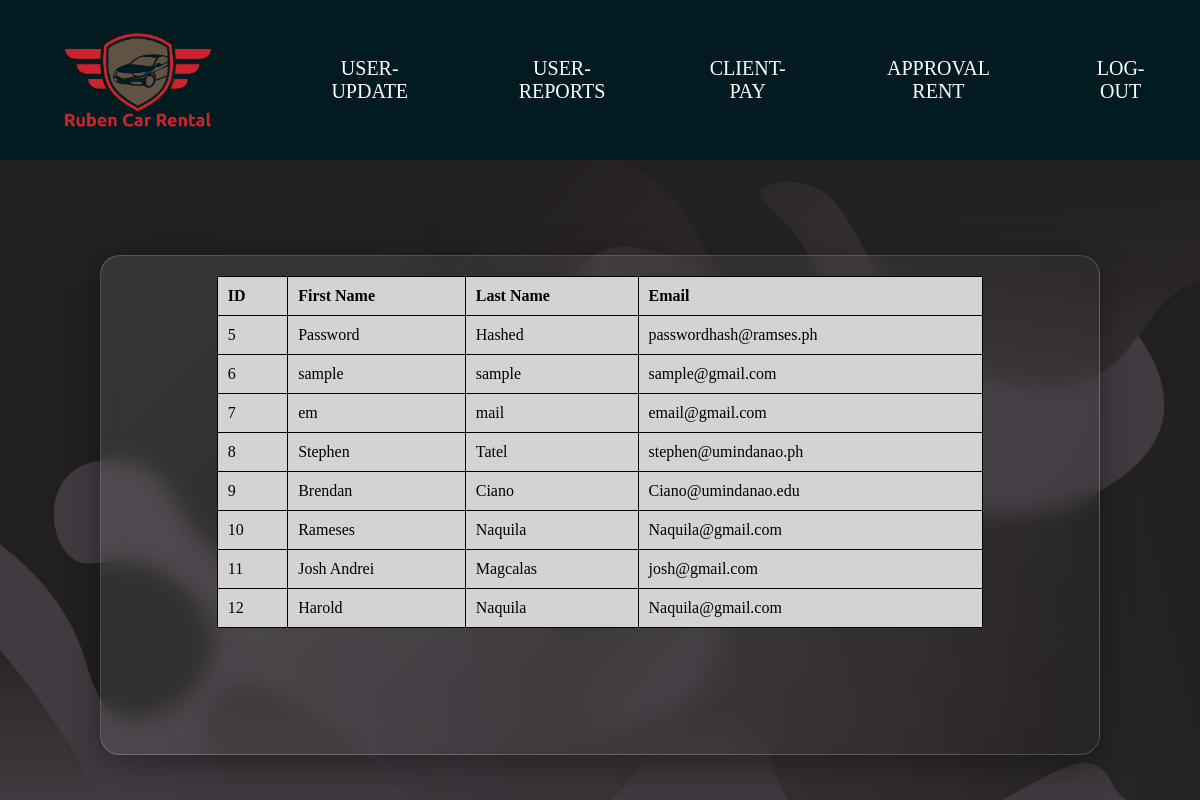
The app's page /ADMIN/Admin-user-update.php, older data.
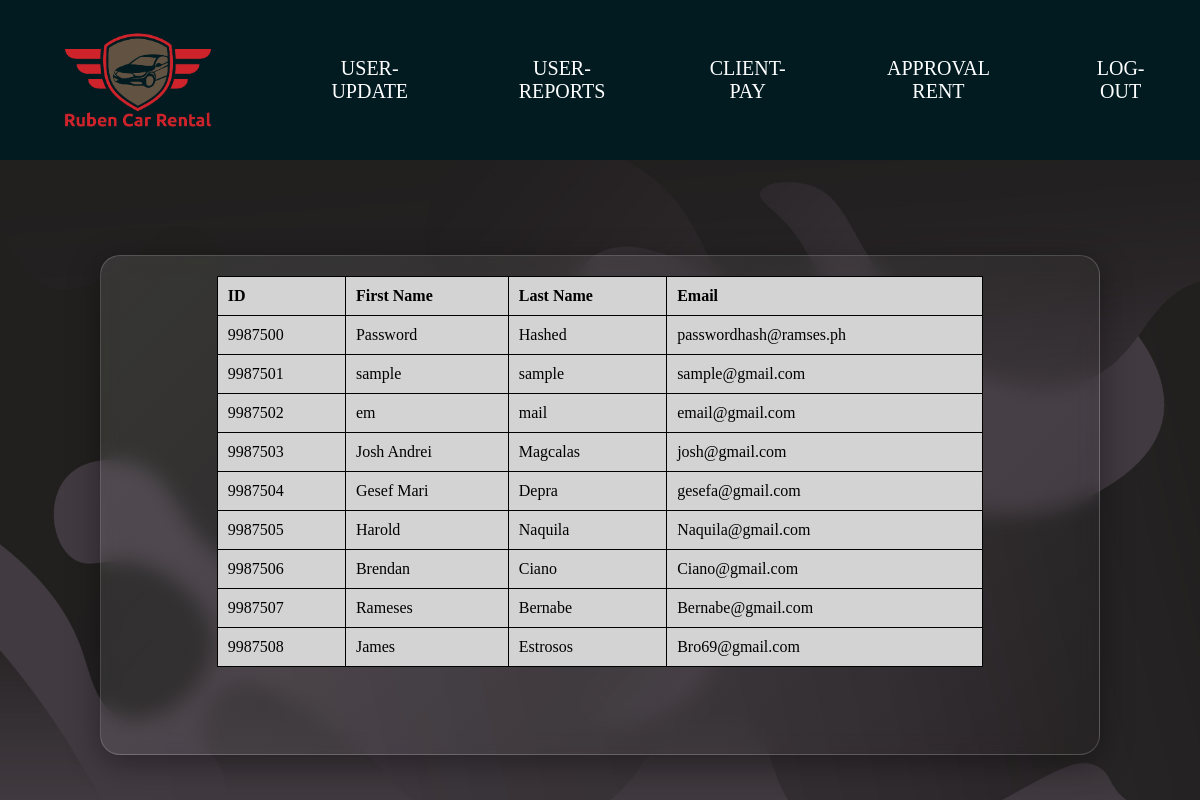
The same page, newer data.
### tables this page shows
CREATE TABLE `tbl_userlogin` (
  `ID_ACC` int(11) NOT NULL,
  `Fname` varchar(50) NOT NULL,
  `Lname` varchar(50) NOT NULL,
  `Gender` enum('Male','Female') NOT NULL,
  `email` varchar(50) NOT NULL,
  `password` varchar(255) NOT NULL,
  `pass_verify` varchar(255) NOT NULL
);

### ADMIN/Admin-user-update.php (the view, shortened to what this page needs)
<?php
include("connect_db.php");
?>
<!DOCTYPE php>
<php lang="en">
<head>
    <link rel="stylesheet" href="../ADMIN/admin_css/admin-style.css">
</head>
<body>
    <div class="main">
        <ul class="navbar">
            <div class="logo">
                <img src="../ADMIN/admin_pictures/Ruben Car Rental(3).png" alt="Car-logo">
            </div>
                <li><a href="Admin-user-update.php">USER-UPDATE</a></li>
                <li><a href="user-reports.php">USER-REPORTS</a></li>
                <li><a href="client_pay.php">CLIENT-PAY</a></li>
                <li><a href="rent-approved.php">APPROVAL RENT</a></li>
                <li><a href="adminlogin.php">LOG-OUT</a></li>
         </ul>
         <div class="main2">
            <div class="Tbls-container">
                <div class="Tables">
                    <table>
                        <thead>
                            <tr>
                                <th>ID</th>
                                <th>First Name</th>
                                <th>Last Name</th>
                                <th>Email</th>
                            </tr>
                        </thead>
                        <tbody>
                            <?php
                            $queryuser = "SELECT ID_ACC, Fname, Lname, email FROM tbl_userlogin;";
                            $stmt= $pdo->prepare($queryuser);
                            $stmt->execute();
                            $result = $stmt->fetchAll();
                            if($result){
                                foreach($result as $row){
                                    ?>
                                    <tr>
                                        <td><?= $row['ID_ACC']; ?></td>
                                        <td><?= $row['Fname']; ?></td>
                                        <td><?= $row['Lname']; ?></td>
                                        <td><?= $row['email']; ?></td>
                                    </tr>
                                    <?php
                                }
                            }
                            else{
                                ?>
                                <tr>
                                    <td colspan="4">NO RECORD FOUND</td>
                                </tr>
                                <?php
                            }
                            ?>
                        </tbody>
                    </table>
                </div>
            </div>
        </div>
    </div>
</body>
</php>

Row changes from the older to the newer data that the page shows:
removed tbl_userlogin: ID_ACC "5", Fname "Password", Lname "Hashed", email "passwordhash@ramses.ph"
removed tbl_userlogin: ID_ACC "6", Fname "sample", Lname "sample", email "sample@gmail.com"
removed tbl_userlogin: ID_ACC "7", Fname "em", Lname "mail", email "email@gmail.com"
removed tbl_userlogin: ID_ACC "8", Fname "Stephen", Lname "Tatel", email "stephen@umindanao.ph"
removed tbl_userlogin: ID_ACC "9", Fname "Brendan", Lname "Ciano", email "Ciano@umindanao.edu"
removed tbl_userlogin: ID_ACC "10", Fname "Rameses", Lname "Naquila", email "Naquila@gmail.com"
removed tbl_userlogin: ID_ACC "11", Fname "Josh Andrei", Lname "Magcalas", email "josh@gmail.com"
removed tbl_userlogin: ID_ACC "12", Fname "Harold", Lname "Naquila", email "Naquila@gmail.com"
added tbl_userlogin: ID_ACC "9987500", Fname "Password", Lname "Hashed", email "passwordhash@ramses.ph"
added tbl_userlogin: ID_ACC "9987501", Fname "sample", Lname "sample", email "sample@gmail.com"
added tbl_userlogin: ID_ACC "9987502", Fname "em", Lname "mail", email "email@gmail.com"
added tbl_userlogin: ID_ACC "9987503", Fname "Josh Andrei", Lname "Magcalas", email "josh@gmail.com"
added tbl_userlogin: ID_ACC "9987504", Fname "Gesef Mari", Lname "Depra", email "gesefa@gmail.com"
added tbl_userlogin: ID_ACC "9987505", Fname "Harold", Lname "Naquila", email "Naquila@gmail.com"
added tbl_userlogin: ID_ACC "9987506", Fname "Brendan", Lname "Ciano", email "Ciano@gmail.com"
added tbl_userlogin: ID_ACC "9987507", Fname "Rameses", Lname "Bernabe", email "Bernabe@gmail.com"
added tbl_userlogin: ID_ACC "9987508", Fname "James", Lname "Estrosos", email "Bro69@gmail.com"
